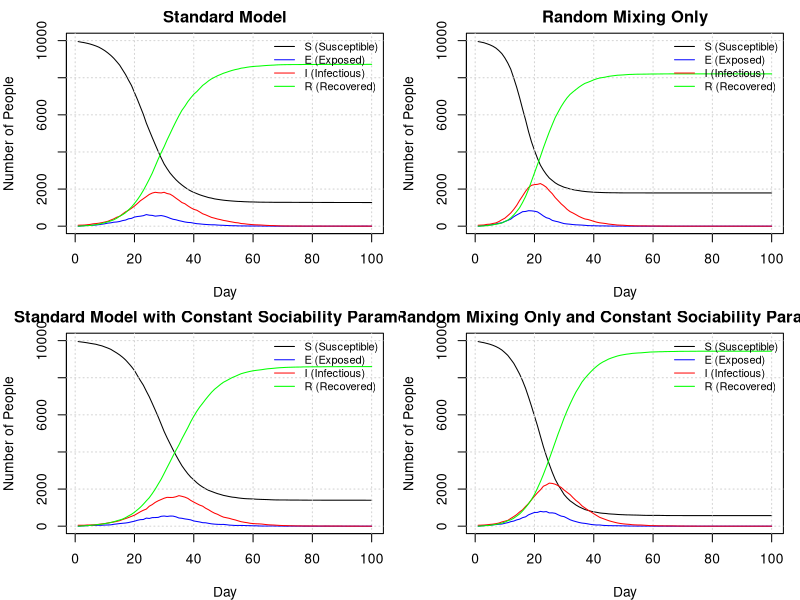

The R script that drew this image:
###########################################################
# File:    Submission.R
# Authors: Colin McDonagh (s2213748), Matthew Poole (s2892092), James Horn (s2304075)
# Date:    2025-10-15
# Github URL: https://github.com/JTHorn-eng/Extended-Stats-Programming-Assignment-2/blob/main/Submission.R
###########################################################
#
### About
#
# This document is the code to run an SEIR model and prints the plots of 4 
# different implementations of the model. The program primarily uses two 
# functions to do this: get.net() and nseir(). This SEIR model can account for 
# different transmission rates between people sharing houses of different sizes,
# social networks of different sizes, and random mixing. The housing sharing 
# assumes a uniform distribution of house sizes and the social networks allow 
# for variable social network sizes, depending on their 'sociability' parameter.
# The code concludes with a commentary on the 4 different models. 
# 
#
#
### Contributions:
#
# All members attended the majority of workshops and communicated remotely about 
# progress made outside of class time.
#
# Colin McDonagh (33 %) Wrote the majority of the nseir function and led the 
#                       commentary of the different models  
#                      
# Matthew Poole  (34 %) Wrote the code to distribute people to houses, optimised 
#                       the get.net function and nseir function
#                      
# James Horn     (33 %) Wrote the original get.net function and wrote the plot 
#                       function 
#                     


get.net = function(beta, h, nc=15) {
  #' Creates a list of vectors, with each vector at position i containing the 
  #' indices of people that person i is connected with socially. This is done by 
  #' looping through each person, calculating their network based on the 
  #' probability they are connected to someone else, and then recording these 
  #' values at position i of the list, and then recording the value i at each 
  #' index of the list of the person in the social network.
  #' @param beta A list of n uniform random deviates
  #' @param h    A vector of length n describing who shares houses
  #' @param nc  A value dictating the average number of connections per person.
  #' 
  #' @return a list of vectors, with the vector at position i being the social 
  #' network of person i.
  
  # Define the number of people to consider
  n <- length(h)
  
  # Create a list of vectors for who shares a house with who, as people sharing 
  # houses cannot be in the same social network.
  house_network <- lapply(h, function(x) which(x == h))
  
  # Generate an empty list to populate with connections
  social_network <- vector("list",n)
  
  # Calculates a constant used inside a loop once for efficiency to calculate 
  # the probability that two people are connected socially.
  k <- nc*beta/(mean(beta)^2*(n-1))
  
  # loop through each person in the network
  for (i in 1:(n-1)) {
    # Create probabilities that person i is connected with each other person. 
    # Only consider person i and onwards as these values will be symmetric.
    network_probs <- c(rep(0,i), beta[i]*k[(i+1):n]) 
    
    # Create probabilities to compare the network probs with.
    # The first i values are 1 as the first (i-1) have already been assigned 
    # networks, and person i cannot be in a network with themself. 
    probs <- c(rep(1,i), runif(n-i))
    
    # Assign the indices of people sharing a network to a vector, and exclude 
    # anyone who lives with them
    social_indices <- which(network_probs > probs)[-house_network[[i]]]
    
    # append the indices of people in person i's network to the list
    social_network[[i]] <- c(social_network[[i]], social_indices)
    
    # append person i to the network of each person in person i's network
    social_network[social_indices] <- lapply(social_network[social_indices], 
                                             function(x) c(x, i))
  }
  
  return(social_network)
}


nseir <- function(beta,h,alink,alpha=c(.1,.01,.01),delta=.2,gamma=.4,nc=15, 
                  nt = 100,pinf = .005) {
  #' This function implements and simulates the SEIR model described in the 
  #' introduction to this document for a given set of parameter values. It 
  #' calculates the amount of people that are in the susceptible, exposed, 
  #' infected, and recovered classes each day based on households, a personal 
  #' social network, and a random interaction network (where households and the 
  #' personal networks are disjoint). 
  #' @param beta  A list of uniform random deviates
  #' @param h     A vector indexing who shares houses
  #' @param alink A list of vectors, with the vector at position i being the 
  #'              social network of person i.
  #' @param alpha A vector of parameters for alpha_h, alpha_c, and alpha_r (as 
  #'              described above) respectively.
  #' @param delta The probability that an infected individual transfers from the 
  #'              infected class to the recovered class each day.
  #' @param gamma The probability that an exposed individual transfers from the 
  #'              exposed class to the infected class each day.
  #' @param n_c   A value of the average number of personal connections per person.
  #' @param nt    The number of days to simulate the model over.
  #' @param pinf  The proportion of the population infected at the start of the 
  #'              simulation.
  #' 
  #' @return A list of vectors, where these vectors contain the number of people 
  #'          in the susceptible class, exposed class, infected class, recovered 
  #'          class, and the day these correspond to respectively.
  
  # Sets the number of people in the model
  n <- length(h)
  
  # Initialise the vectors we will return from this function
  S <- E <- I <- R <- t_vec <- rep(0,nt)
  
  # Create a vector to contain the class of each individual each day
  x <- rep(0, n)
  
  # Randomly sample the initial infected people from our population
  x[sample(1:n, round(n * pinf))] <- 2
  
  # Find the initial number of susceptible and infected people
  S[1] <- sum(x==0); I[1] <- sum(x==2)
  
  # Calculates a constant to be used inside a loop once for efficiency. This will
  # be used to calculate the proability of being exposed through random mixing.
  k <- (alpha[3]*nc*beta) / (mean(beta)^2*(n-1))
  
  # Iterate the following over each day in the simulation
  for (t in 2:nt){
    
    # Initialise a vector to store the people exposed by each infected person
    exp_vector <- vector("list", length=length(which(x==2)))
    
    # Iterate over each infected person to find out which susceptible people are
    # exposed by at least one infected person
    for (i in which(x==2)){
      
      # Reset the indices of susceptible people infected after each iteration
      shce <- snce <- srce <- numeric(0)
      
      # Only consider the household model if the user specifies this
      if(alpha[1]>0){
        # Find indices of susceptible people in a household with infected person i
        shc <- which((h==h[i])&x==0)
        # Samples whether people in shc are exposed (by household) by person i
        shce <- shc[runif(length(shc))<=alpha[1]]
      }
      
      
      # Only consider the contact network if the user specifies this
      if(alpha[2]>0){
        # Find indices of susceptible people in a contact network with infected 
        # person i
        nc <- alink[[i]]
        snc <- nc[which(x[nc]==0)]
        
        # Samples whether people in snce are exposed (by contact network) by person i
        snce <- snc[runif(length(snc))<=alpha[2]]
      }
      
      
      # Only consider the random network if the user specifies this
      if(alpha[3]>0){
        # Finds indices of susceptible people
        src <- which(x==0)
        # Samples whether people in src are exposed (by random network) by person i
        srce <- src[runif(length(src)) <= beta[i]*k[src]]
      } 
      
      # Append unique people exposed by person i to a running list
      exp_vector[[i]] <- unique(c(shce, snce, srce))
    }
    
    # Find the unique susceptible people exposed on day t by any infected person
    any_exp_vector <- unique(unlist(exp_vector))
    
    # Susceptible people transition to exposed class as calculated above
    x[any_exp_vector] <- 1
    
    # Create uniform random deviates for transition probabilities of other states.
    u <- runif(n)
    
    # Infected people transition to recovered with class probability delta            
    x[x==2&u<delta] <- 3 
    # Exposed people transition to infected class with probability gamma
    x[x==1&u<gamma] <- 2  
    

    
    # Sum the total people in each class and increment the day
    S[t] <- sum(x==0); E[t] <- sum(x==1)
    I[t] <- sum(x==2); R[t] <- sum(x==3)
    t_vec[t] <- t
  }  
  
  # Return the list of susceptible, exposed, infected, and recovered people on 
  # each day and the vector of day indices
  return(list(S=S,E=E,I=I,R=R,t=t_vec))
}

plot_seir = function(seir_results_list, n, title = 'SEIR Model Results') {

    #' Plots a list of SEIR model results in a 2x2 grid layout, showing the
    #' evolution of SEIR (Susceptible, Exposed, Infectious, Recovered) 
    #' compartments for one or more simulation results. Each element of
    #' `seir_results_list` should be a list containing vectors `S`, `E`,
    #' `I`, and `R` representing daily counts of individuals in each state.
    #' 
    #' @param seir_results_list A list of all model results
    #' @param n the population size for each plot's y-axis
    #' @param title optional title for overall window

    # Generate the grid layout with margin outside layout for legend
    par(mfrow = c(2, 2), mar = c(4, 4, 2, 1))

    # Create subplot titles
    plot_titles <- c(
      'Standard Model'
      ,'Random Mixing Only'
      ,'Standard Model with Constant Sociability Parameters'
      ,'Random Mixing Only and Constant Sociability Parameters'
    )

    for (i in seq_along(seir_results_list)) {

        par(xpd=FALSE)
        
        # Obtain results timeframe in days
        seir_results <- seir_results_list[[i]]
        n_days <- length(seir_results$S)
        days <- 1:n_days

        # Generate line graphs for each class member of the population per day
        plot(
            days
            , seir_results$S
            , type = "l"
            , col = "black"
            , ylim = c(0, n)
            , xlab = "Day"
            , ylab = "Number of People"
            , main = plot_titles[i]
        )

        grid()
      
        lines(days, seir_results$E, col = "blue")
        lines(days, seir_results$I, col = "red")
        lines(days, seir_results$R, col = "green")

        legend("topright",
              inset = c(0, 0),
              legend = c("S (Susceptible)", "E (Exposed)", "I (Infectious)", 
                         "R (Recovered)"),
              col = c("black", "blue", "red", "green"),
              lty = 1,
              xpd = NA,
              bty = "n",
              cex = 0.8
          )
    }

    # End layout plotting
    par(xpd = NA)

    # Add a title for the overall window
    mtext(title, outer = TRUE, line = 1, cex = 1.2)
}


# Run models
# Specify the number of people in the simulation and the maximum number of 
# people in a given household
n = 10000; hmax = 5

# Simulate beta values as standard uniform random deviates
beta <- runif(n)

# Simulate a vector of household contacts
h1 <- rep(rep(1:n, sample(1:hmax,n, replace=TRUE)), length.out=n)

# Simulate personal network information
alink <- get.net(runif(n), h1, 15)


# Create a list of models (using nseir) to compare
results_list <- list(

    # Standard model with personal, household, and random mixing
    nseir(beta, h1, alink)

    # Run model with random mixing only
    ,nseir(beta, h1, alink, alpha=c(0, 0, 0.04))
    
    # Run model with constant sociability parameters for each person
    ,nseir(beta=rep(mean(beta),n), h1, alink)
    
    # Run model with constant sociability parameters for each person and only 
    # consider random mixing
    ,nseir(beta=rep(mean(beta),n), h1, alink, alpha=c(0, 0, 0.04))

)
# The plot may move the legend slightly depending on the window size.
plot_seir(results_list, n)

################################################################################
#'
###' Model Comparison
#'
##' Household, Contact Network, and Random Network Models vs Random Network Only Models:
# ------------------------------------------------------------------------------
#' According to the results, the standard models that take into account housing and
#' network structure have the longest amount of time until the peak infection, as 
#' well as the lowest peak of infections. This is likely because the housing and 
#' contact network structure introduce more variability into the probability of 
#' individuals being infected. As a result, people have more variable expected times 
#' until infection, creating a more diffuse infection distribution. The random 
#' mixing only models likely underestimate the time it takes until reaching the 
#' peak of infection, and can also overestimate or underestimate the overall number
#' of individuals infected (depending on if sociability variability is considered).
#' 
#' The random mixing model with constant sociability parameters has a slightly longer
#' expected time until peak infection when compared to the random mixing model with 
#' variable sociability parameters. This is potentially because the "sociable" 
#' sub-population is likely to get infected quickly (due to having more personal 
#' contacts as well as more random contacts). We note that the random mixing only 
#' model with variable sociability parameters infects the least amount of people. 
#' This is likely due to those with a low sociability score being unlikely to become 
#' infected at all, due to no contact networks or households infecting them alongside 
#' low odds of becoming infected in the random network, capping the infection's 
#' severity. 
#' 
#' Finally, we note that the standard models perform very similarly, this could 
#' be due to the household contacts and contact networks encoding social variability
#' implicitly into the model, even when "sociability parameters" are taken to be 
#' constant.
#' 
#' The inferences made above would, however, require further testing (e.g. plotting
#' the infection rates of the three methods of infection) to make them more concrete.
